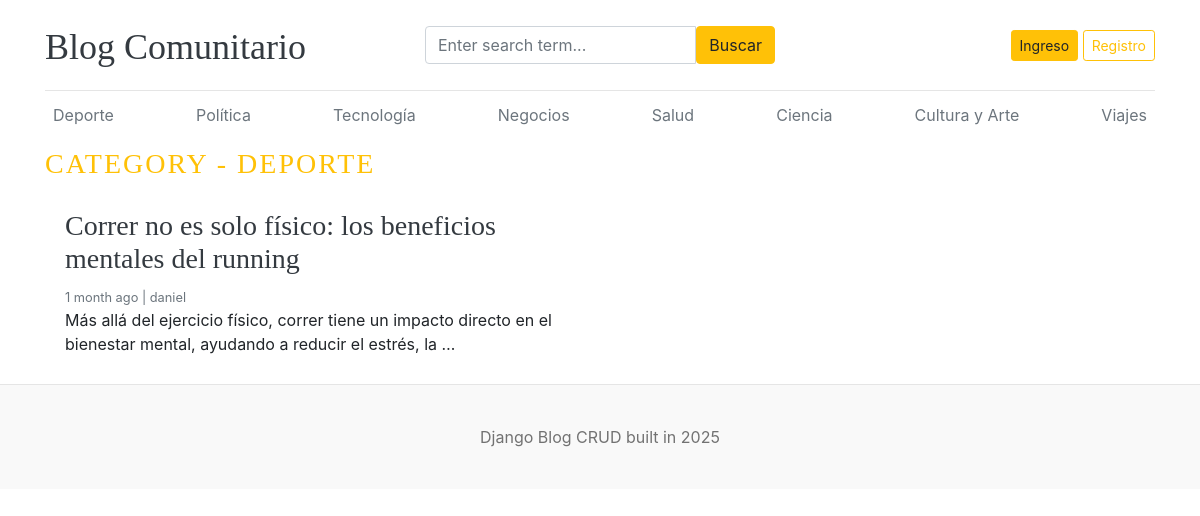
Page /category/1/ on the committed database.
### blogs/models.py (models this page shows, shortened)
class Category(models.Model):
    category_name = models.CharField(max_length=50, unique=True)
    created_at = models.DateTimeField(auto_now_add=True)
    updated_at = models.DateTimeField(auto_now=True)
    class Meta:
        verbose_name_plural = "Categories"
    def __str__(self):
        return self.category_name

class Blog(models.Model):
    title = models.CharField(max_length=100)
    slug = models.SlugField(max_length=150, unique=True, blank=True)
    category = models.ForeignKey(Category, on_delete=models.CASCADE)
    author = models.ForeignKey(User, on_delete=models.CASCADE)
    featured_image = models.ImageField(upload_to='uploads/%y/%m/%d/')
    short_description = models.TextField(max_length=500)
    blog_body = models.TextField(max_length=2000)
    status = models.CharField(max_length=20, choices=STATUS_CHOICES, default="Draft")
    is_featured = models.BooleanField(default=False)
    created_at = models.DateTimeField(auto_now_add=True)
    updated_at = models.DateTimeField(auto_now=True)

### blogs/views.py (the view)
# urls.py: path('<int:category_id>/', views.posts_by_category, name='posts_by_category'),
def posts_by_category(request, category_id):
    posts = Blog.objects.filter(status='Published', category = category_id)
    category = get_object_or_404(Category, pk=category_id)
    context = {
        'posts': posts,
        'category': category,
    }
    return render(request,'posts_by_category.html', context)

### blogs/context_processors.py (called while the page is built)
def get_categories(request):
    categories = Category.objects.all()
    return dict(categories=categories)

def get_social_links(request):
    social_links = SocialLink.objects.all()
    return dict(social_links=social_links)

### templates/posts_by_category.html
{% extends 'base.html' %}
{% block content %}
 <h3 class="text-uppercase text-warning" style="letter-spacing: 2px">Category - {{ category }}</h3>
  <div class="row mb-2">
    {% if posts %}
    {% for post in posts %}
    <div class="col-md-6">
      <div class="card border-0" >
        <div class="card-body">
          <h3><a href="{% url 'blogs' post.slug %}" class="text-dark">{{ post.title }}</a></h3>
          <small class="mb-1 text-muted"> {{ post.created_at | timesince}} ago | {{ post.author}}</small>
          <p class="card-text">{{ post.short_description | truncatewords:20 }}</p>
        </div>
      </div>
    </div>
    {% endfor %}
    {% else %}
    <p>No post found</p>
    {% endif %}
  </div>
</div>
{% endblock %}

### templates/base.html (shortened to what this page needs)
{% load static %}
<!DOCTYPE html>
<html lang="en">
<head>
    <link href="https://getbootstrap.com/docs/4.0/dist/css/bootstrap.min.css" rel="stylesheet">
    <link href="{% static 'css/blog.css' %}" rel="stylesheet">
    <link rel="stylesheet" href="https://cdnjs.cloudflare.com/ajax/libs/font-awesome/4.7.0/css/font-awesome.min.css">
  </head>
<body>
    <div class="container">
      <header class="blog-header py-3">
        <div class="row flex-nowrap justify-content-between align-items-center">
          <div class="col-4 pt-1">
            <a class="blog-header-logo text-dark" href="/">Blog Comunitario</a>
          </div>
          <div class="col-4">
            <form action="{% url 'search' %}" method="GET">
              <div class="input-group">
                <input class="form-control" type="text" name="keyword" value="{{ keyword }}" placeholder="Enter search term..." aria-label="Enter search term..." aria-describedby="button-search" />
                <button type="submit" class="btn btn-warning" id="button-search" type="button">Buscar</button>
              </div>
            </form>
          </div>
          <div class="col-4 d-flex justify-content-end align-items-center">
            {% if not user.is_authenticated %}
            <a class="btn btn-sm btn-warning" href="{% url 'login' %}">Ingreso</a> &nbsp;
            <a class="btn btn-sm btn-outline-warning" href="{% url 'register' %}">Registro</a>
            {% else %}
            <span><a href="{% url 'dashboard' %}" class="text-dark">Panel de Control</a></span>
            &emsp;
            <span><a href="{% url 'logout' %}" class="text-dark">Cerrar Sesión</a></span>
            {% endif %}
          </div>
        </div>
      </header>
      <div class="nav-scroller py-1 mb-2">
        <nav class="nav d-flex justify-content-between">
          {% for cat in categories %}
          <a class="p-2 text-muted" href="{% url 'posts_by_category' cat.id %}">{{ cat.category_name}}</a>
          {% endfor %}
        </nav>
      </div>
{% block content %}
{% endblock %}
 <footer class="blog-footer">
  <p>Django Blog CRUD built in 2025 </p>
</footer>
</body>
</html>

### blog_main/static/css/blog.css (style rules this page uses)
.blog-header { border-bottom: 1px solid #e5e5e5; }
.blog-header-logo { font-family: "Playfair Display", Georgia, "Times New Roman", serif; font-size: 2.25rem; }
h1, h2, h3, h4, h5, h6 { font-family: "Playfair Display", Georgia, "Times New Roman", serif; }
.blog-footer { padding: 2.5rem 0; color: #727272; text-align: center; background-color: #f9f9f9; border-top: .05rem solid #e5e5e5; }
.blog-footer p:last-child { margin-bottom: 0; }

### rows in the picture
Category: category_name "Deporte", category_name "DEPORTE"
Category: category_name "Política"
Category: category_name "Tecnología"
Category: category_name "Negocios"
Category: category_name "Salud"
Category: category_name "Ciencia"
Category: category_name "Cultura y Arte"
Category: category_name "Viajes"
Blog: title "Correr no es solo físico: los beneficios mentales del running", created_at "1 month", author "daniel", short_description "Más allá del ejercicio físico, correr tiene un impacto directo en el bienestar mental, ayudando a reducir el estrés, la …"
